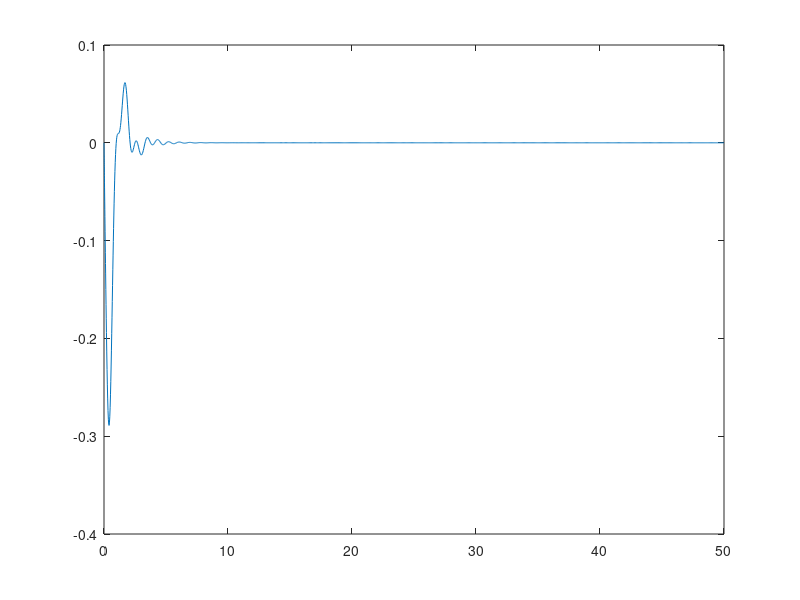

MATLAB code for this plot: (Note: this script raises an error after producing the figure.)
% clear all
% close all
% clc

Tps1=20;
Tps2=20;
Kps1=100;
Kps2=100;
Tt1=0.5;
Tt2=0.5;
Tsg1=0.4;
Tsg2=0.4;
R1=3;
R2=3;
a12=1;
T12=0.05/(2*pi);
B1 = 0.425;
B2 = 0.425;

                         
% Kp1=-9.2616;
% Ki1=-19.2426;
% Kd1=-3.7380;
% Kp2=-9.1923;
% Ki2=-20.0000;
% Kd2=-3.6833;
                        
xxx=[-15.0483329961595 -45.0042219150886 -5.85761060548124 -15.9084515751702 -14.7262885045099 -6.70608243687751] ;
Kp1=xxx(1);
Ki1=xxx(2);
Kd1=xxx(3);
Kp2=xxx(4);
Ki2=xxx(5);
Kd2=xxx(6);

e1=(2*pi*T12*Kp1)+(Ki1*B1)-((Kp1*B1)/Tps1);
e2=((Kp1*B1*Kps1)/Tps1)-((Kd1*B1*Kps1)/(Tps1*Tt1))-((Kd1*B1*Kps1)/(Tps1^2))+((Kd1*Kps1*2*pi*T12)/Tps1);
e3=((Kd1*B1*Kps1)/(Tps1*Tt1));
e4=(-Kp1*2*pi*T12)+((Kd1*B1*Kps1*2*pi*T12)/(Tps1))+((Kd1*2*pi*T12)/Tps2);
e5=(-(Kd1*Kps2*2*pi*T12)/Tps2);
e6=0;
e7=(Ki1)-((Kp1*B1*Kps1)/Tps1)+((Kd1*B1*Kps1)/(Tps1^2))-((Kd1*Kps1*2*pi*T12)/Tps1)-((Kd1*Kps2*2*pi*T12*a12)/Tps2);
e8=-((Kp1*B1*Kps1)/Tps1)-((Kd1*2*pi*T12*Kps1)/Tps1)+((Kd1*B1*Kps1)/(Tps1^2));
e9=(Kd1*2*pi*T12*Kps2)/Tps2;

f1=(-Kp2*2*pi*T12*a12)+((Kd2*B2*Kps2*2*pi*T12*a12)/(Tps2))+((Kd2*a12*2*pi*T12)/Tps1);
f2=(-(Kd2*Kps1*2*pi*T12*a12)/Tps1);
f3=0;
f4=(-(Kp2*B2)/Tps2)+(Kp2*2*pi*T12*a12)+(Ki2*B2)-((Kd2*B2*Kps2*2*pi*T12*a12)/(Tps2))+((Kd2*B2)/(Tps2^2))-((Kd2*2*pi*T12*a12)/Tps2);
f5=((Kp2*B2*Kps2)/Tps2)-((Kd2*B2*Kps2)/(Tps2*Tt2))-((Kd2*B2*Kps2)/(Tps2^2))+((Kd2*Kps2*2*pi*T12*a12)/Tps2);
f6=((Kd2*B2*Kps2)/(Tps2*Tt2));
f7=((Kp2*B2*Kps2*a12)/Tps2)-((Kd2*B2*Kps2*a12)/(Tps2^2))+((Kd2*Kps1*2*pi*T12*a12)/Tps1)-(Ki2*a12)+((Kd2*Kps2*2*pi*T12*a12*a12)/Tps2);
f8=(Kd2*2*pi*T12*Kps1*a12)/Tps1;
f9=-((Kp2*B2*Kps2)/Tps2)-((Kd2*2*pi*T12*Kps2*a12)/Tps2)+((Kd2*B2*Kps2)/(Tps2^2));

yyy=[0.208312829438465;0.0469465911248671];
w1=yyy(1,:);
w2=yyy(2,:);

LFC = @(t,x) [((Kps1/Tps1)*(x(2)-x(7)-w1))-((1/Tps1)*x(1));
    ((1/Tt1)*(x(3)-x(2)));
    ((1/Tsg1)*(x(8)-(x(1)/R1)-x(3)));
    (((Kps2/Tps2)*(x(5)+(a12*x(7))-w2))-((1/Tps2)*x(4)));
    ((1/Tt2)*(x(6)-x(5)));
    ((1/Tsg2)*(x(9)-(x(4)/R2)-x(6)));
    ((2*pi*T12)*(x(1)-x(4)));
    ((e1*x(1))+(e2*x(2))+(e3*x(3))+(e4*x(4))+(e5*x(5))+(e6*x(6))+(e7*x(7))+(e8*w1)+(e9*w2));
    ((f1*x(1))+(f2*x(2))+(f3*x(3))+(f4*x(4))+(f5*x(5))+(f6*x(6))+(f7*x(7))+(f8*w1)+(f9*w2))];

tf=50;
x0=[0 0 0 0 0 0 0 0 0];
[t,y]=ode45(LFC,[0 tf],x0);




for i=1:3:7

    figure(i);
    plot(t,y(:,i))
    S(i)=stepinfo(y(:,i),t)
end

in_itae=((abs(y(:,1)))+(abs(y(:,4)))+(abs(y(:,7))));
itae=trapz(t, times(t,in_itae))


